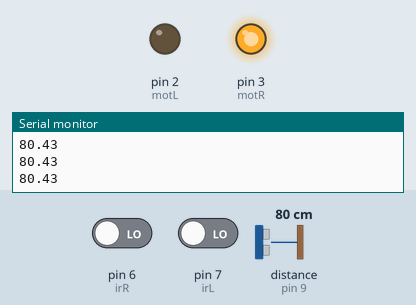
Simulated run of this sketch. Board: Arduino Uno, built with avr-gcc and run on an emulated ATmega328P. Shown: output pins drawn as LEDs (lit = HIGH), the last lines printed to the serial monitor. Wiring (inferred from the names in the program): ultrasonic range finder: trigger pin 10; echo pin 9. Inputs (shaded band) come from the test bench; at power-on: distance to the obstacle (sensor on pin 9) 80 cm, pin 6 (irR) LOW, pin 7 (irL) LOW. The echo pulse lasts 58.3 µs per cm; pins used as bus, display or sensor lines are not drawn.

Above: at 1.2 s.
1.3 s: distance to the obstacle (sensor on pin 9) set to 43 cm
2.8 s: distance to the obstacle (sensor on pin 9) set to 36 cm
At 3.9 s:
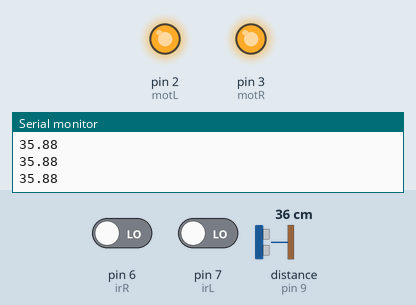
4.3 s: distance to the obstacle (sensor on pin 9) set to 60 cm
At 5.1 s:
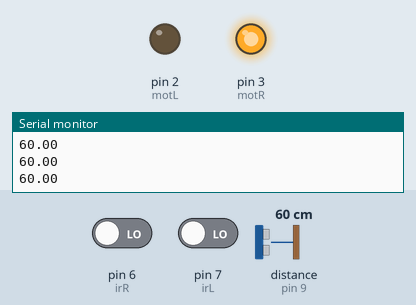
5.8 s: pin 6 (irR) driven HIGH
At 6.2 s:
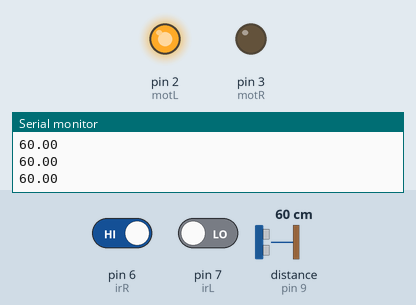
7.3 s: distance to the obstacle (sensor on pin 9) set to 2 cm
At 8.5 s:
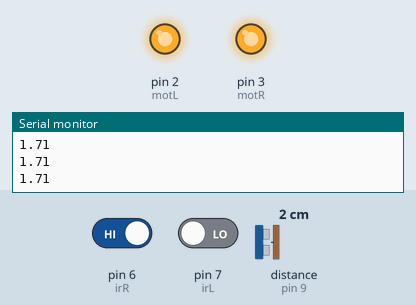
Timing chart, 0 to 9.8 s (numbered marks = the images above; inputs shaded):
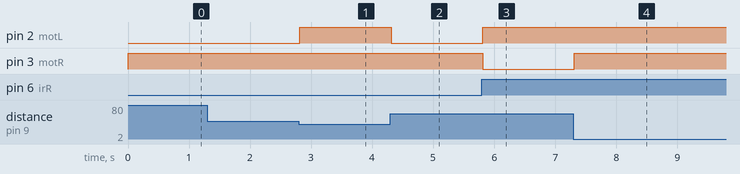

The sketch:

arm_slider.ino
```cpp
int motL=2;
int motR=3;

int irR=6;
int irL=7;

int trigPin = 10;
int echoPin = 9;

bool preR=HIGH;
bool preL=LOW;

void setup()
{
  Serial.begin(9600);
  //pinMode(enab,OUTPUT);
  pinMode(motL,OUTPUT);
  pinMode(motR,OUTPUT);

  pinMode(irR,INPUT);
  pinMode(irL,INPUT);

  pinMode(trigPin,OUTPUT );
  pinMode(echoPin,INPUT );
}

void loop()
{
  //analogWrite(enab,HIGH);

  int right=digitalRead(irR);
  int left=digitalRead(irL);
  //Serial.print(left);
  //Serial.print(right);

  digitalWrite(trigPin, LOW);
  delayMicroseconds(2);
  digitalWrite(trigPin, HIGH);
  delayMicroseconds(10);
  digitalWrite(trigPin, LOW);
  double  duration = pulseIn(echoPin, HIGH);
  // The speed of sound is 340 m/s or 29 microseconds per centimeter.
  // The ping travels out and back, so to find the distance of the
  // object we take half of the distance travelled.
  double  to_cm = duration / 29 / 2;
  Serial.println(to_cm);

  if(right==1 && to_cm>40)
  {
    digitalWrite(motL,HIGH);
    digitalWrite(motR,LOW);
    preL=HIGH;
    preR=LOW;
  }
  else if(left==1 && to_cm>40)
  {
    digitalWrite(motL,LOW);
    digitalWrite(motR,HIGH);
    preL=LOW;
    preR=HIGH;
  }
  else if(to_cm<=40)
  {
    digitalWrite(motL,HIGH);
    digitalWrite(motR,HIGH);
  }
  else
  {
    digitalWrite(motL,preL);
    digitalWrite(motR,preR);
  }
}
```

Measured:
- the behaviour switches between 41 and 40 cm on distance to the obstacle (sensor on pin 9) (found by bisection; images 0 and 1)
- after the input at 2.8 s, pin 2 (motL): LOW → HIGH at once
- after the input at 4.3 s, pin 2 (motL): HIGH → LOW at once
- after the input at 5.8 s, pin 2 (motL): LOW → HIGH at once; pin 3 (motR): HIGH → LOW at once
- after the input at 7.3 s, pin 3 (motR): LOW → HIGH at once
